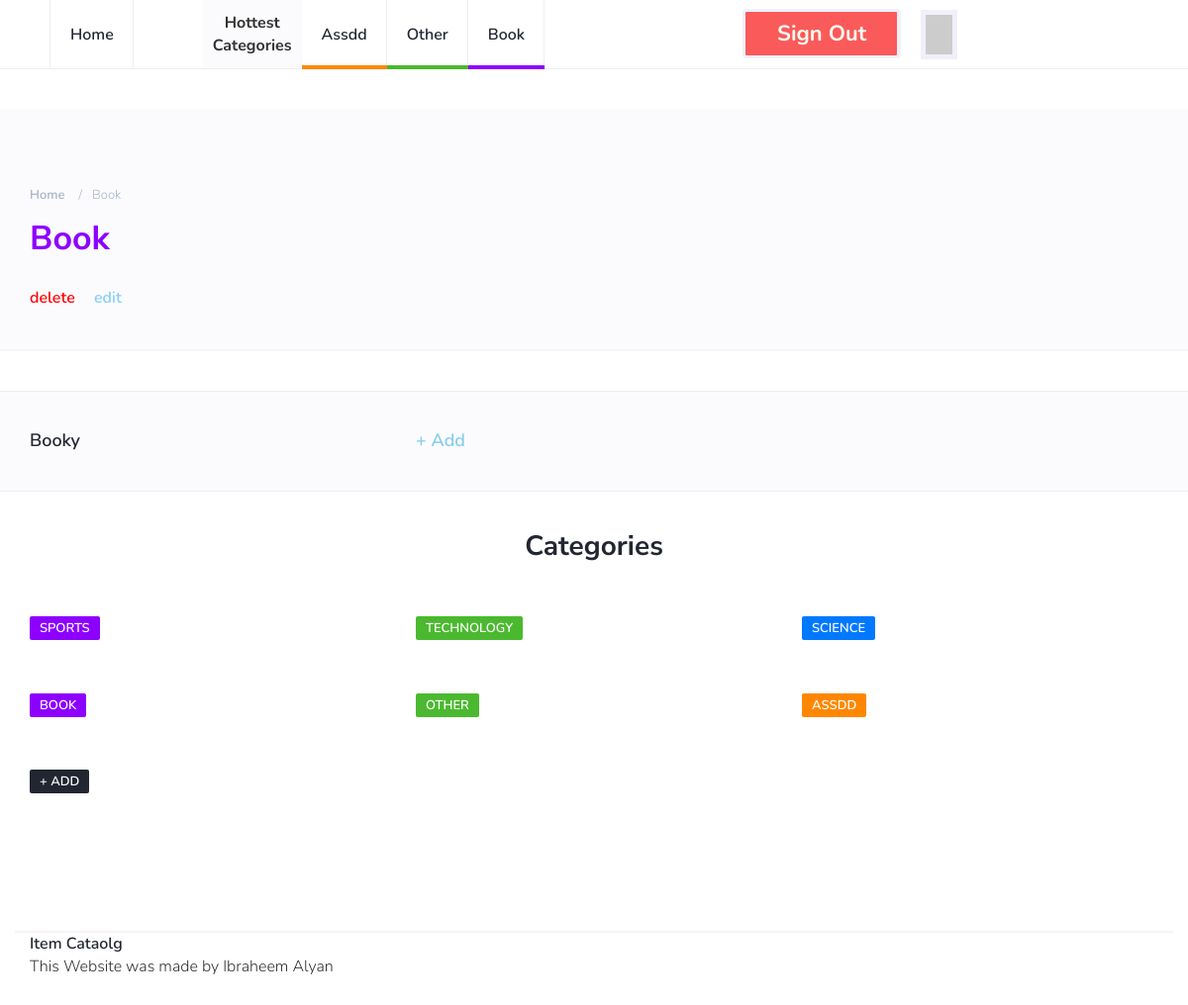
Screenshot of /catalog/Book/items (signed in) with the database file from the repository.
### database_setup.py (models this page shows, shortened)
class Category(Base):
    __tablename__ = 'category'
    id = Column(Integer, primary_key = True)
    name =Column(String(80), nullable = False)

class Item(Base):
    __tablename__ = 'item'
    id = Column(Integer, primary_key=True)
    title = Column(String(100), nullable=False)
    description = Column(String(1000), nullable=False)
    author_id = Column(Integer, ForeignKey('user.id'))
    author = relationship(User)
    cat_id = Column(Integer, ForeignKey('category.id'))
    category = relationship(Category, single_parent=True)

### project.py (the view, shortened to what this page needs)
@app.route('/catalog/<string:cat_name>/items')
def view_category_items(cat_name):
    db = DBSession()
    top_categories = db.query(Category).order_by(desc(Category.id)).limit(3)
    categories = db.query(Category)
    category = None
    items = None
    try:
        category = db.query(Category).filter_by(name = cat_name).one()
    except NoResultFound:
        db.close()
        return render_template("errors/category_404.html", cat_name=cat_name)
    try:
        items = db.query(Item).filter_by(cat_id = category.id)
    except NoResultFound:
        db.close()
        return render_template("errors/category_empty.html", cat_name=cat_name)
    if 'signed' not in session:
        session['signed'] = False
    if session['signed']:
        template = render_template("category.html",
                               items = items,
                               categories = categories,
                               delete_url = (str(request.path)[:-6] + "/delete"),
                               edit_url = (str(request.path)[:-6] + "/edit"),
                               top_categories = top_categories,
                               category = category,
                               user_dict = session["user_data_dict"])
        db.close()
        return template

### templates/category.html
{% extends "main.html" %}
{% block content %}
		<div class="page-header" style="margin-top:40px;padding-bottom:40px;">
			<div class="container">
				<div class="row">
					<div class="col-md-10">
						<ul class="page-header-breadcrumb">
							<li><a href="https://localhost:5000/">Home</a></li>
							<li>{{ category.name }}</li>
						</ul>
						<h1 class="cat-{{ ((category.id + 2 ) % 4) + 1 }}-title">{{ category.name }}</h1>
					</div>
				</div>
				<div style="padding-top:30px">
		        <a href="{{ delete_url }}" style="padding-right: 15px; color: red;"> delete </a>
		        <a href="{{ edit_url }}" style="color: lightskyblue;"> edit </a>
		    </div>
			</div>
		</div>
		<div class="section">
		</div>
		<div class="section section-grey">
			<div class="container">
				<div class="row">
					{% for i in items %}
					<div class="col-md-4">
						<div class="post">
							<div class="post-body">
								<h3 class="post-title"><a href="{{ 'https://localhost:5000/catalog/' + i.category.name + '/' + i.title }}"> {{ i.title }} </a></h3>
							</div>
						</div>
					</div>
					{% endfor %}
					<div class="col-md-4">
						<div class="post">
							<div class="post-body">
								<h3 class="post-title"><a href="https://localhost:5000/catalog/new-item?cc={{category.id}}" style="color:skyblue"> + Add </a></h3>
							</div>
						</div>
					</div>
				</div>
			</div>
		</div>
{% endblock %}

### templates/main.html (shortened to what this page needs)
<!DOCTYPE html>
<html lang="en">
	<head>
		<link type="text/css" rel="stylesheet" href="https://localhost:5000/css/bootstrap.min.css"/>
		<link rel="stylesheet" href="https://localhost:5000/css/font-awesome.min.css">
		<link type="text/css" rel="stylesheet" href="https://localhost:5000/css/style.css"/>
    </head>
	<body>
		<header id="header">
			<div id="nav">
				<div id="nav-fixed">
					<div class="container">
						<ul class="nav-menu nav navbar-nav">
							<li><a href="https://localhost:5000/">Home</a></li>
							<li id="sep"> Hottest <br> Categories </li>
							{% for c in top_categories %}
							<li class="cat-{{ ((c.id + 2 ) % 4) + 1 }}"><a href="{{ 'https://localhost:5000/catalog/' + c.name + '/items' }}">{{ c.name }}</a></li>
							{% endfor %}
              {% if not user_dict %}
              <li><a href="{{ url_for('internal_sign_up', _external = True ) }}" class="btn green" style="padding:12px 15px 12px 15px;">Sign up</a></li>
              <li><a href="{{ url_for('login', _external = True ) }}" class="btn red" style="padding:12px 15px 12px 15px;margin-left:20px">Log in</a></li>
              {% else %}
              <li><a href="{{ url_for('revoke', _external = True ) }}" class="btn red" style="padding: 12px 15px 12px 15px;">Sign out</a></li>
							<li><img src="{{ user_dict['picture'] }}" id="profile_img"></li>
              {% endif %}
            </ul>
					</div>
				</div>
			</div>
		</header>
    {% block content %}
    {% endblock %}
		<div class="section">
			<div class="container">
				<div class="row">
					<div class="col-md-12">
						<div class="section-title text-center">
							<h2>Categories</h2>
						</div>
					</div>
					{% for c in categories %}
					<div class="col-md-4">
						<div class="post">
							<div class="post-body">
								<div class="post-meta">
									<a class="post-category cat-{{ ((c.id + 2 ) % 4) + 1 }}" href="{{ 'https://localhost:5000/catalog/' + c.name + '/items' }}">{{ c.name }}</a>
								</div>
							</div>
						</div>
					</div>
					{% endfor %}
					<div class="col-md-4">
						<div class="post">
							<div class="post-body">
								<div class="post-meta">
									<a class="post-category" href="https://localhost:5000/catalog/new-category"> + Add </a>
								</div>
							</div>
						</div>
					</div>
				</div>
			</div>
		</div>
		<footer id="footer">
			<div class="container">
							<ul class="footer-nav">
								<li><a href="https://localhost:5000/">Item Cataolg</a></li>
							</ul>
							<div class="post-body">
								This Website was made by Ibraheem Alyan
							</div>
						</div>
		</footer>
	</body>
</html>

### templates/css/style.css (style rules this page uses)
body { font-family: 'Nunito', sans-serif; font-size: 16px; font-weight: 300; zoom: 150% color: #3d455c; margin: 0; padding: 0; overflow-x: hidden; }
h1, h2, h3, h4, h5, h6 { font-family: 'Nunito Sans', sans-serif; font-weight: 700; color: #212631; margin: 0px 0px 15px; }
h1 { font-size: 34px; }
h2 { font-size: 28px; }
h3 { font-size: 23px; }
a { font-weight: 600; color: #212631; text-decoration: none; }
ul { margin: 0; padding: 0; list-style: none }
.section.section-grey { background-color: #fbfbfd; border-bottom: 1px solid #eceef2; border-top: 1px solid #eceef2; }
.section .section-title { margin-bottom: 40px; }
.section .section-title h2 { text-transform: capitalize; font-size: 28px; }
#nav { height: 70px; }
#nav:after { content: ""; position: fixed; left: 0; right: 0; bottom: 0; top: 0; background-color: rgba(33, 38, 49, 0.5); z-index: 90; opacity: 0; visibility: hidden; -webkit-transition: 0.2s all; transition: 0.2s all; }
#nav-fixed { position: fixed; left: 0; right: 0; top: 0; z-index: 90; background-color: #FFF; -webkit-box-shadow: 0px -1px 0px 0px #eceef2 inset; box-shadow: 0px -1px 0px 0px #eceef2 inset; }
#sep { background-color: #fbfbfd; text-align: center; font-weight: bold; padding: 10px; padding-top: 12px; margin-left: 70px; }
#nav .container { position: relative; }
.nav-menu { margin-left: 20px; }
.nav-menu li a { position: relative; padding: 25px 20px; text-transform: capitalize; -webkit-box-shadow: -1px 0px 0px 0px #eceef2 inset; box-shadow: -1px 0px 0px 0px #eceef2 inset; -webkit-transition: 0.2s color; transition: 0.2s color; }
.nav-menu li:first-child a { border-left: 1px solid #eceef2; }
.nav-menu li a:after { content: ''; position: absolute; left: 0; right: 0; bottom: 0px; width: 100%; height: 4px; -webkit-transition: 0.2s width; transition: 0.2s width; }
.cat-4-title { color: #8d00ff; }
.nav-menu li.cat-1 a:after { background-color: #4BB92F; }
.nav-menu li.cat-2 a:after { background-color: #ff8700; }
.nav-menu li.cat-4 a:after { background-color: #8d00ff; }
.page-header { position: relative; margin: 0; padding-top: 60px; padding-bottom: 60px; background-color: #fbfbfd; border-bottom: 2px solid #F4f4f9; }
.page-header h1 { text-transform: capitalize; margin-bottom: 0px; }
.page-header .page-header-breadcrumb { margin: 15px 0px; }
.page-header .page-header-breadcrumb li { display: inline-block; }
.page-header .page-header-breadcrumb li, .page-header .page-header-breadcrumb li a { font-size: 13px; text-transform: capitalize; color: #a7b3c6; }
.page-header .page-header-breadcrumb li a { -webkit-transition: 0.2s color; transition: 0.2s color; }
.page-header .page-header-breadcrumb li + li:before { content: '/'; display: inline-block; margin: 0px 10px; }
.section { padding-top: 40px; }
.post { margin-bottom: 40px; }
.post { display: block; -webkit-transition: 0.2s opacity; transition: 0.2s opacity; }
.post { width: 100%; }
.post .post-meta { margin-top: 15px; margin-bottom: 15px; }
.post-meta .post-category { font-size: 13px; text-transform: uppercase; padding: 3px 10px; font-weight: 600; border-radius: 2px; margin-right: 15px; color: #FFF; background-color: #212631; -webkit-transition: 0.2s opacity; transition: 0.2s opacity; }
.post-meta .post-category.cat-1 { background-color: #4BB92F; }
.post-meta .post-category.cat-2 { background-color: #ff8700; }
.post-meta .post-category.cat-3 { background-color: #0078ff; }
.post-meta .post-category.cat-4 { background-color: #8d00ff; }
.post .post-title { font-size: 18px; margin-bottom: 0px; }
.btn { width: 160px; height: 50px; text-align: center; font-size: 22px; color: #FBFBF0; border-width: 3px; border-color: #F0F0FB; font-weight: bold; margin-top: 9px; margin-left: 200px; }
.red { background: #fa5a5a; }
#profile_img { height: 50px; border: 5px solid #F0F0FB; margin-left: 20px; margin-top: 10px; }
#footer { padding-bottom: 40px; margin-top: 100px; }
#footer .container { border-top: 2px solid #F4f4f9; }
.footer-nav li { display: inline-block; margin-right: 15px; }

### rows the page displays
Category: name "Assdd", name "ASSDD"
Category: name "Other", name "OTHER"
Category: name "Book", name "BOOK"
Item: title "Booky"
Category: name "SPORTS"
Category: name "TECHNOLOGY"
Category: name "SCIENCE"
